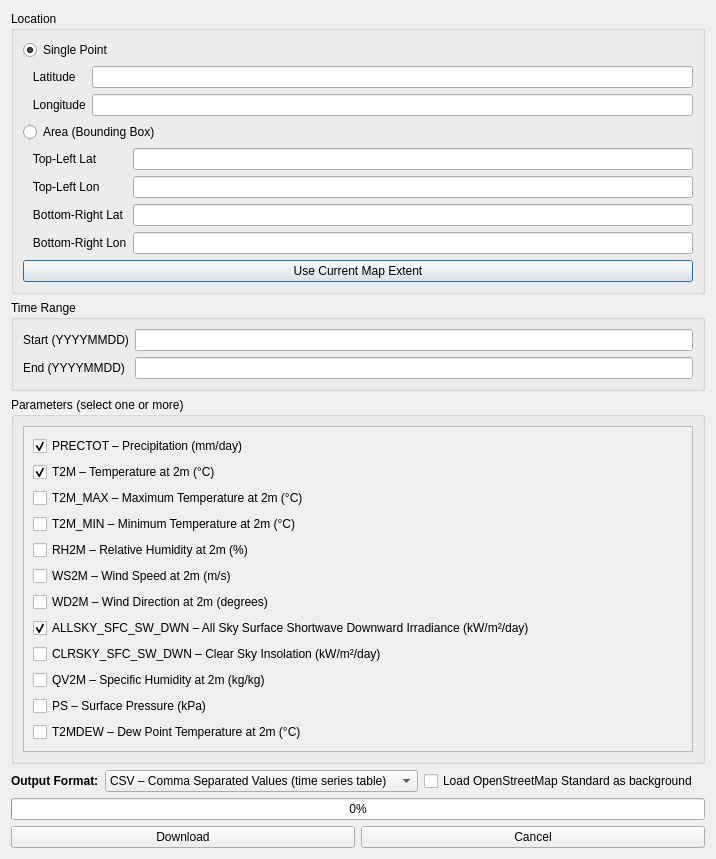
<?xml version="1.0" encoding="UTF-8"?>
<ui version="4.0">
 <class>PowerDownloaderDialog</class>
 <widget class="QDialog" name="PowerDownloaderDialog">
  <property name="windowTitle">
   <string>NASA Power Downloader</string>
  </property>
  <property name="sizePolicy">
   <sizepolicy hsizetype="Preferred" vsizetype="Preferred">
    <horstretch>0</horstretch>
    <verstretch>0</verstretch>
   </sizepolicy>
  </property>
  <layout class="QVBoxLayout" name="verticalLayout">

   <!-- ==================== LOCATION ==================== -->
   <item>
    <widget class="QGroupBox" name="groupBox_location">
     <property name="title">
      <string>Location</string>
     </property>
     <layout class="QVBoxLayout" name="verticalLayout_location">
      <!-- Single Point -->
      <item>
       <widget class="QRadioButton" name="radio_point">
        <property name="text">
         <string>Single Point</string>
        </property>
        <property name="checked">
         <bool>true</bool>
        </property>
       </widget>
      </item>
      <item>
       <layout class="QGridLayout" name="gridLayout_point">
        <item row="0" column="0">
         <widget class="QLabel">
          <property name="text">
           <string>   Latitude</string>
          </property>
         </widget>
        </item>
        <item row="0" column="1">
         <widget class="QLineEdit" name="latEdit"/>
        </item>
        <item row="1" column="0">
         <widget class="QLabel">
          <property name="text">
           <string>   Longitude</string>
          </property>
         </widget>
        </item>
        <item row="1" column="1">
         <widget class="QLineEdit" name="lonEdit"/>
        </item>
       </layout>
      </item>

      <!-- Area / Bounding Box -->
      <item>
       <widget class="QRadioButton" name="radio_area">
        <property name="text">
         <string>Area (Bounding Box)</string>
        </property>
       </widget>
      </item>
      <item>
       <layout class="QGridLayout" name="gridLayout_area">
        <item row="0" column="0">
         <widget class="QLabel">
          <property name="text">
           <string>   Top-Left Lat</string>
          </property>
         </widget>
        </item>
        <item row="0" column="1">
         <widget class="QLineEdit" name="topLatEdit"/>
        </item>
        <item row="1" column="0">
         <widget class="QLabel">
          <property name="text">
           <string>   Top-Left Lon</string>
          </property>
         </widget>
        </item>
        <item row="1" column="1">
         <widget class="QLineEdit" name="topLonEdit"/>
        </item>
        <item row="2" column="0">
         <widget class="QLabel">
          <property name="text">
           <string>   Bottom-Right Lat</string>
          </property>
         </widget>
        </item>
        <item row="2" column="1">
         <widget class="QLineEdit" name="bottomLatEdit"/>
        </item>
        <item row="3" column="0">
         <widget class="QLabel">
          <property name="text">
           <string>   Bottom-Right Lon</string>
          </property>
         </widget>
        </item>
        <item row="3" column="1">
         <widget class="QLineEdit" name="bottomLonEdit"/>
        </item>
       </layout>
      </item>

      <!-- Use Map Extent Button -->
      <item>
       <widget class="QPushButton" name="mapExtentButton">
        <property name="text">
         <string>Use Current Map Extent</string>
        </property>
       </widget>
      </item>
     </layout>
    </widget>
   </item>

   <!-- ==================== TIME RANGE ==================== -->
   <item>
    <widget class="QGroupBox" name="groupBox_time">
     <property name="title">
      <string>Time Range</string>
     </property>
     <layout class="QGridLayout" name="gridLayout_time">
      <item row="0" column="0">
       <widget class="QLabel" name="label_start">
        <property name="text">
         <string>Start (YYYYMMDD)</string>
        </property>
       </widget>
      </item>
      <item row="0" column="1">
       <widget class="QLineEdit" name="startEdit"/>
      </item>
      <item row="1" column="0">
       <widget class="QLabel" name="label_end">
        <property name="text">
         <string>End (YYYYMMDD)</string>
        </property>
       </widget>
      </item>
      <item row="1" column="1">
       <widget class="QLineEdit" name="endEdit"/>
      </item>
     </layout>
    </widget>
   </item>

   <!-- ==================== PARAMETERS ==================== -->
   <item>
    <widget class="QGroupBox" name="groupBox_params">
     <property name="title">
      <string>Parameters (select one or more)</string>
     </property>
     <layout class="QVBoxLayout" name="verticalLayout_params">
      <item>
       <widget class="QScrollArea" name="scrollArea">
        <property name="widgetResizable">
         <bool>true</bool>
        </property>
        <widget class="QWidget" name="scrollAreaWidgetContents">
         <layout class="QVBoxLayout" name="verticalLayout_scroll">
          <item><widget class="QCheckBox" name="check_PRECTOT"><property name="text"><string>PRECTOT – Precipitation (mm/day)</string></property><property name="checked"><bool>true</bool></property></widget></item>
          <item><widget class="QCheckBox" name="check_T2M"><property name="text"><string>T2M – Temperature at 2m (°C)</string></property><property name="checked"><bool>true</bool></property></widget></item>
          <item><widget class="QCheckBox" name="check_T2M_MAX"><property name="text"><string>T2M_MAX – Maximum Temperature at 2m (°C)</string></property></widget></item>
          <item><widget class="QCheckBox" name="check_T2M_MIN"><property name="text"><string>T2M_MIN – Minimum Temperature at 2m (°C)</string></property></widget></item>
          <item><widget class="QCheckBox" name="check_RH2M"><property name="text"><string>RH2M – Relative Humidity at 2m (%)</string></property></widget></item>
          <item><widget class="QCheckBox" name="check_WS2M"><property name="text"><string>WS2M – Wind Speed at 2m (m/s)</string></property></widget></item>
          <item><widget class="QCheckBox" name="check_WD2M"><property name="text"><string>WD2M – Wind Direction at 2m (degrees)</string></property></widget></item>
          <item><widget class="QCheckBox" name="check_ALLSKY_SFC_SW_DWN"><property name="text"><string>ALLSKY_SFC_SW_DWN – All Sky Surface Shortwave Downward Irradiance (kW/m²/day)</string></property><property name="checked"><bool>true</bool></property></widget></item>
          <item><widget class="QCheckBox" name="check_CLRSKY_SFC_SW_DWN"><property name="text"><string>CLRSKY_SFC_SW_DWN – Clear Sky Insolation (kW/m²/day)</string></property></widget></item>
          <item><widget class="QCheckBox" name="check_QV2M"><property name="text"><string>QV2M – Specific Humidity at 2m (kg/kg)</string></property></widget></item>
          <item><widget class="QCheckBox" name="check_PS"><property name="text"><string>PS – Surface Pressure (kPa)</string></property></widget></item>
          <item><widget class="QCheckBox" name="check_T2MDEW"><property name="text"><string>T2MDEW – Dew Point Temperature at 2m (°C)</string></property></widget></item>
          <item>
           <spacer name="verticalSpacer_params">
            <property name="orientation">
             <enum>Qt::Vertical</enum>
            </property>
            <property name="sizeHint" stdset="0">
             <size>
              <width>20</width>
              <height>0</height>
             </size>
            </property>
           </spacer>
          </item>
         </layout>
        </widget>
       </widget>
      </item>
     </layout>
    </widget>
   </item>

   <!-- ==================== FORMAT ==================== -->
   <item>
    <layout class="QHBoxLayout" name="horizontalLayout_format">
     <item>
      <widget class="QLabel" name="label_format">
       <property name="text">
        <string>Output Format:</string>
       </property>
       <property name="font">
        <font>
         <weight>75</weight>
         <bold>true</bold>
        </font>
       </property>
      </widget>
     </item>
     <item>
      <widget class="QComboBox" name="formatCombo">
       <property name="currentIndex">
        <number>0</number>
       </property>
       <item>
        <property name="text">
         <string>CSV – Comma Separated Values (time series table)</string>
        </property>
       </item>
       <item>
        <property name="text">
         <string>JSON – Raw API response (for developers)</string>
        </property>
       </item>
       <item>
        <property name="text">
         <string>NETCDF – NetCDF (.nc) – Best for raster/time series</string>
        </property>
       </item>
       <item>
        <property name="text">
         <string>ICASA – Tabular format for agricultural models</string>
        </property>
       </item>
      </widget>
     </item>
	 <item>
 <widget class="QCheckBox" name="check_osm">
  <property name="text">
   <string>Load OpenStreetMap Standard as background</string>
  </property>
  <property name="checked">
   <bool>false</bool>
  </property>
 </widget>
</item>
     <item>
      <spacer name="horizontalSpacer">
       <property name="orientation">
        <enum>Qt::Horizontal</enum>
       </property>
      </spacer>
     </item>
    </layout>
   </item>

   <!-- ==================== PROGRESS BAR ==================== -->
   <item>
    <widget class="QProgressBar" name="progressBar">
     <property name="value">
      <number>0</number>
     </property>
     <property name="textVisible">
      <bool>true</bool>
     </property>
     <property name="visible">
      <bool>false</bool>
     </property>
    </widget>
   </item>

   <!-- ==================== BUTTONS ==================== -->
   <item>
    <layout class="QHBoxLayout" name="horizontalLayout_buttons">
     <item>
      <widget class="QPushButton" name="downloadButton">
       <property name="text">
        <string>Download</string>
       </property>
      </widget>
     </item>
     <item>
      <widget class="QPushButton" name="cancelButton">
       <property name="text">
        <string>Cancel</string>
       </property>
      </widget>
     </item>
    </layout>
   </item>

  </layout>
 </widget>
 <resources/>
 <connections/>
</ui>
